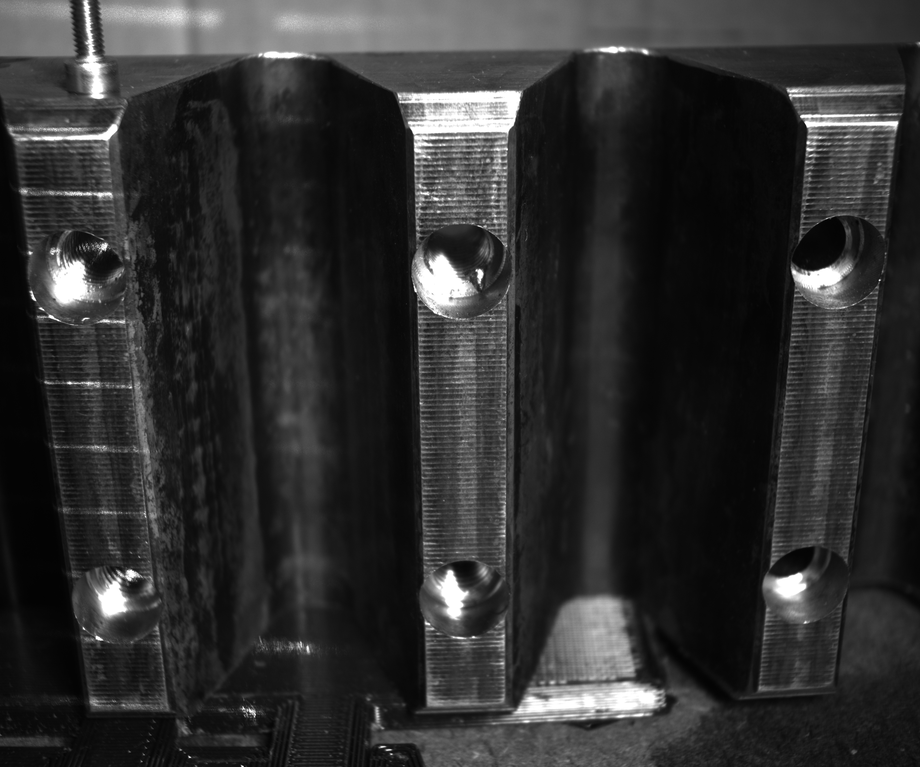
#> input picture images/opencv_frame_right0.tif, 920 x 767 px, shrunk from 2464 x 2056 before the run, found by its file name
$ python test_sobel.py   (older library calls are emulated)
#> lines starting #> are read from the running program, lines starting #| are printed output that depends on the picture
import cv2
import numpy as np
import os

window_name = ('Sobel Demo - Simple Edge Detector')
scale = 1
delta = 0
ddepth = cv2.CV_16S


path='/home/santana/Desktop/genieCam/images/'

# Load the image
#src=cv2.imread('opencv_frame_right0.tif')
img_name='opencv_frame_right0.tif'
src=cv2.imread(os.path.join(path, img_name))
#> src is the input picture: shape (767, 920, 3); min 0, max 255, mean 47.3
src = cv2.GaussianBlur(src, (3, 3), 0)

gray = cv2.cvtColor(src, cv2.COLOR_BGR2GRAY)

grad_x = cv2.Sobel(gray, ddepth, 1, 0, ksize=3, scale=scale, delta=delta, borderType=cv2.BORDER_DEFAULT)
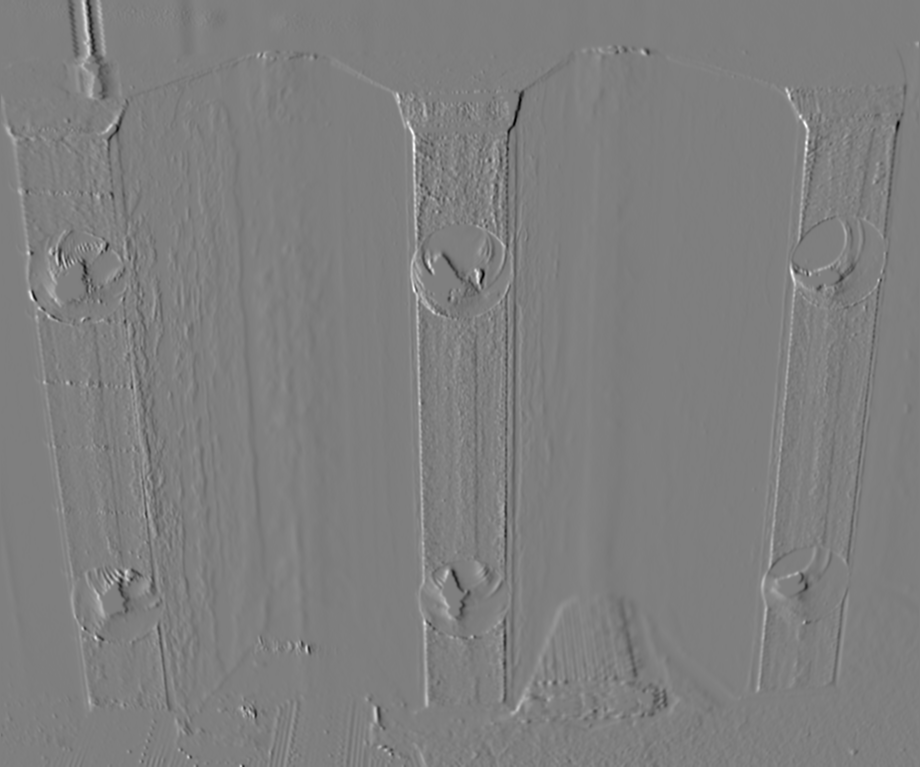
#> grad_x: shape (767, 920) int16; min -625, max 629, mean 0; drawn with min black and max white
# Gradient-Y
# grad_y = cv.Scharr(gray,ddepth,0,1)
grad_y = cv2.Sobel(gray, ddepth, 0, 1, ksize=3, scale=scale, delta=delta, borderType=cv2.BORDER_DEFAULT)
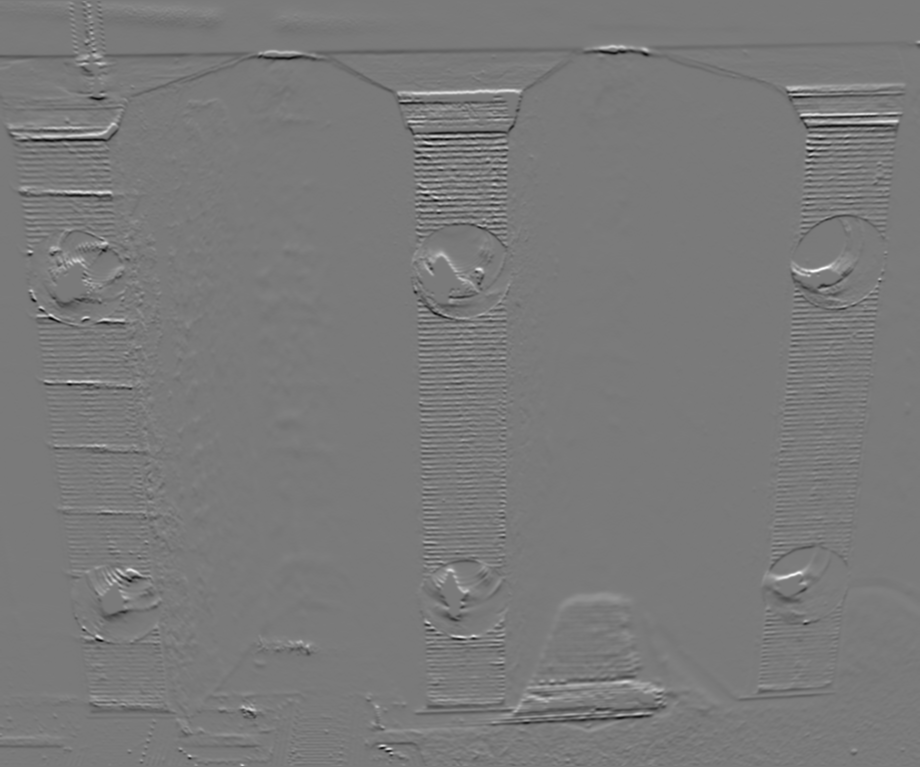
#> grad_y: shape (767, 920) int16; min -600, max 652, mean -0.7; drawn with min black and max white


abs_grad_x = cv2.convertScaleAbs(grad_x)
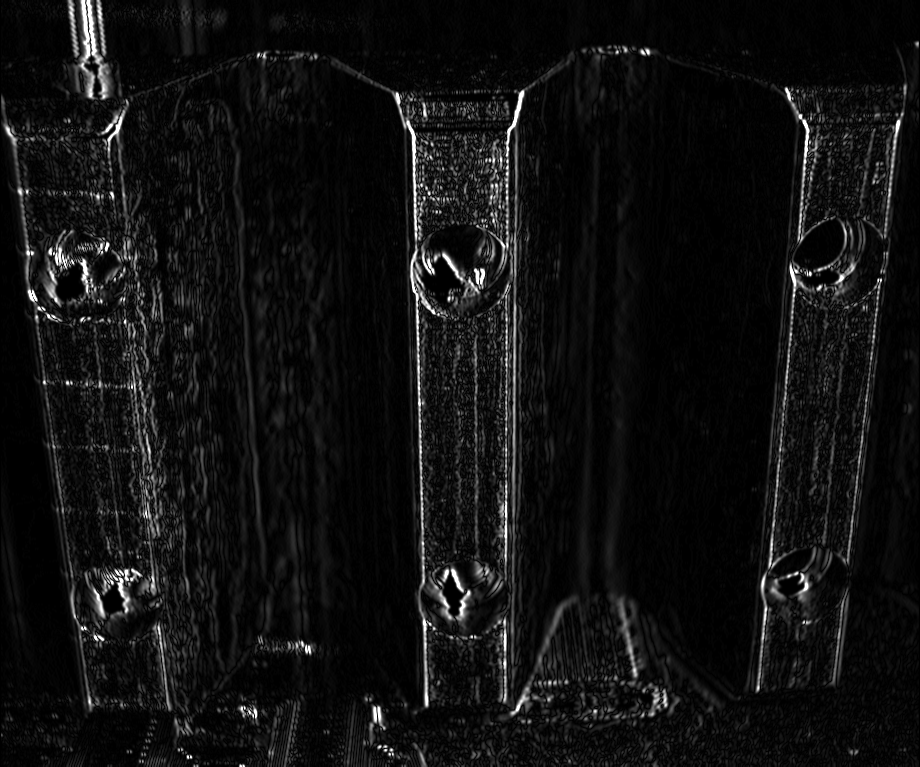
#> abs_grad_x: shape (767, 920); min 0, max 255, mean 16.6
abs_grad_y = cv2.convertScaleAbs(grad_y)
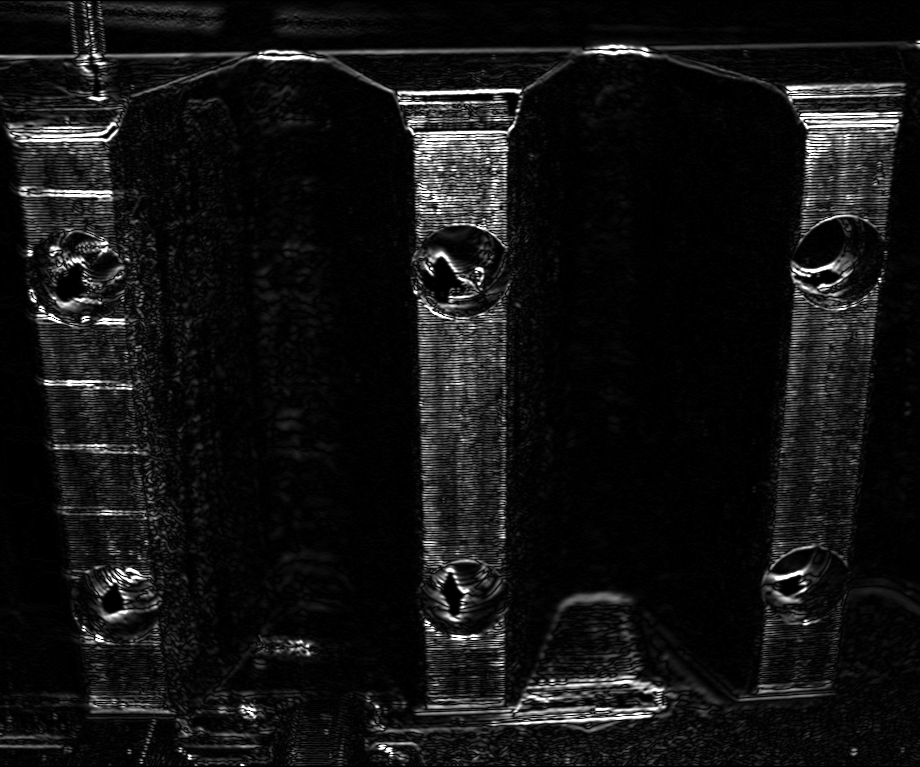
#> abs_grad_y: shape (767, 920); min 0, max 255, mean 19.1


grad = cv2.addWeighted(abs_grad_x, 0.5, abs_grad_y, 0.5, 0)
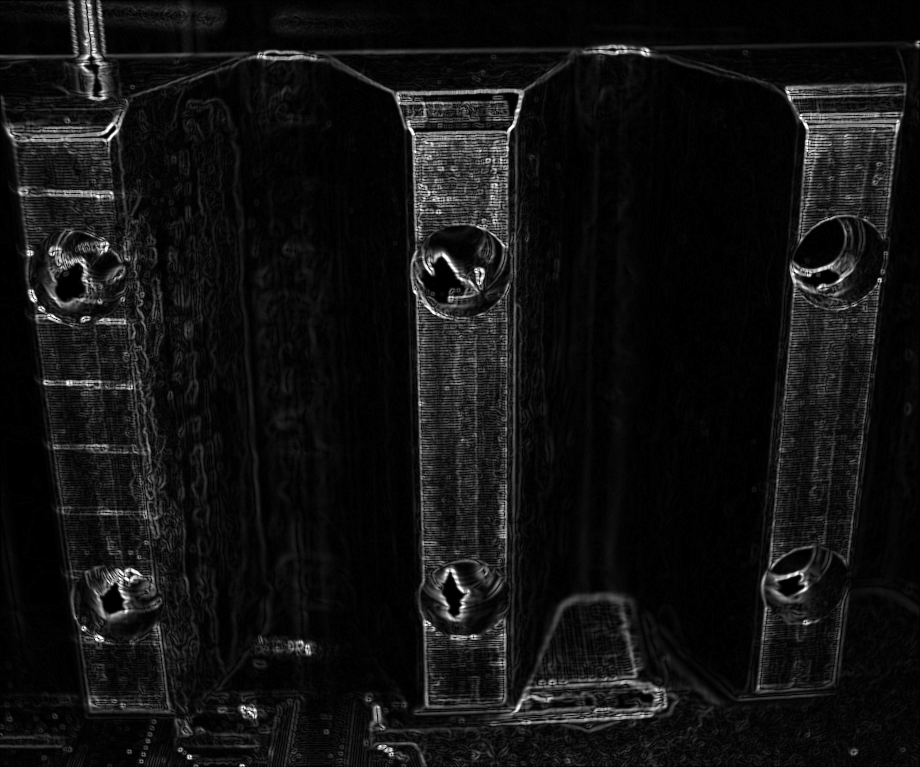
#> grad: shape (767, 920); min 0, max 255, mean 17.8


cv2.imshow(window_name, grad)
cv2.imwrite('sobel.png',grad)
cv2.waitKey(0)

$ run again, with images/opencv_frame_right1.tif copied over images/opencv_frame_right0.tif
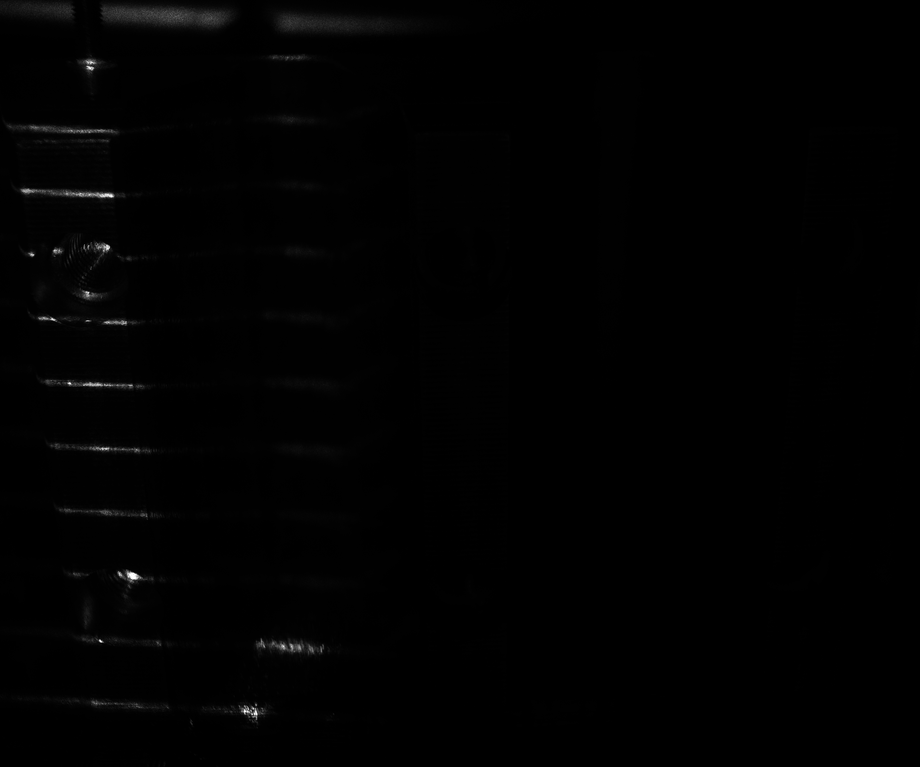
#> input picture images/opencv_frame_right1.tif, 920 x 767 px, shrunk from 2464 x 2056 before the run, found by its file name
#> src is the input picture: shape (767, 920, 3); min 0, max 255, mean 1.4
#> `grad_x = cv2.Sobel(gray, ddepth, 1, 0, ksize=3, scale=scale, delta=del..`:
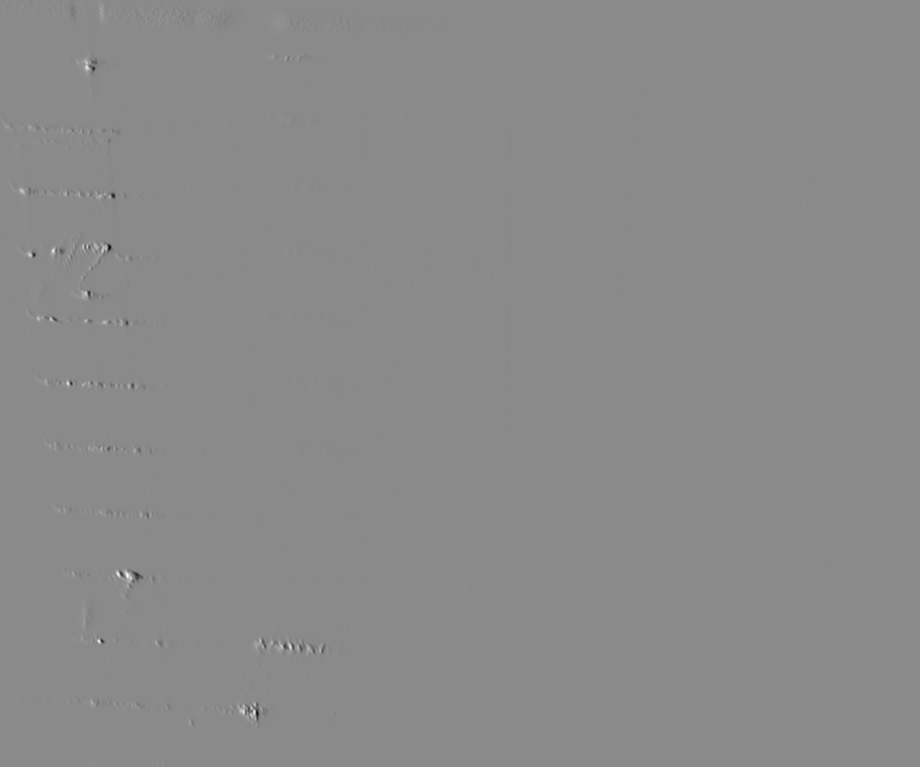
#> grad_x: shape (767, 920) int16; min -553, max 466, mean 0; drawn with min black and max white

$ run again, with images/opencv_frame_right2.tif copied over images/opencv_frame_right0.tif
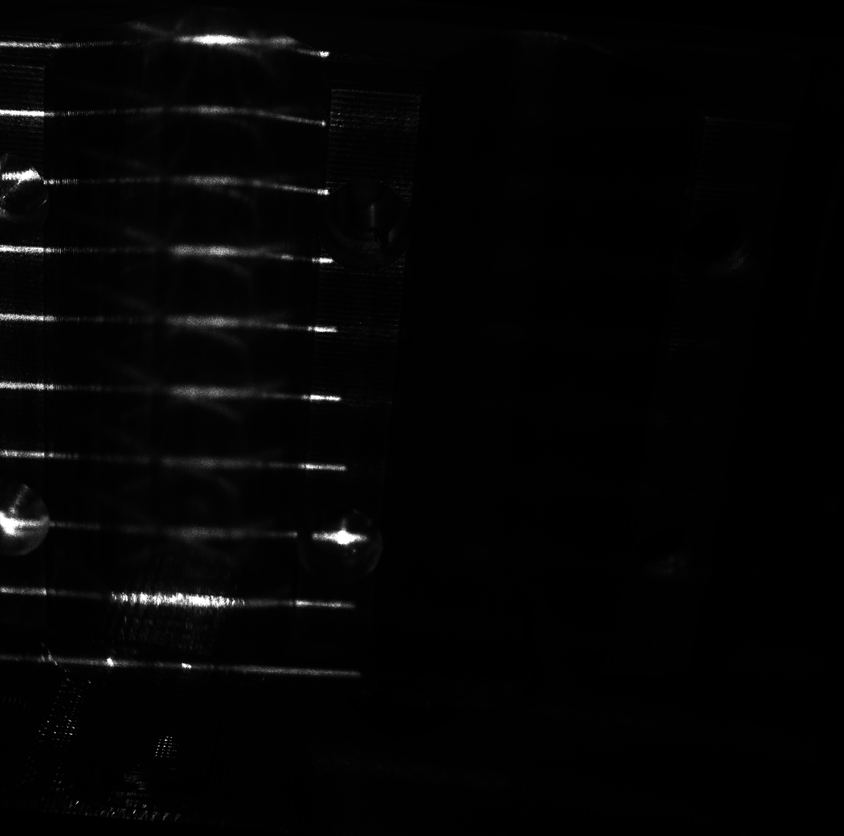
#> input picture images/opencv_frame_right2.tif, 844 x 836 px, shrunk from 2064 x 2046 before the run, found by its file name
#> src is the input picture: shape (836, 844, 3); min 0, max 255, mean 4.5
#> `grad_x = cv2.Sobel(gray, ddepth, 1, 0, ksize=3, scale=scale, delta=del..`:
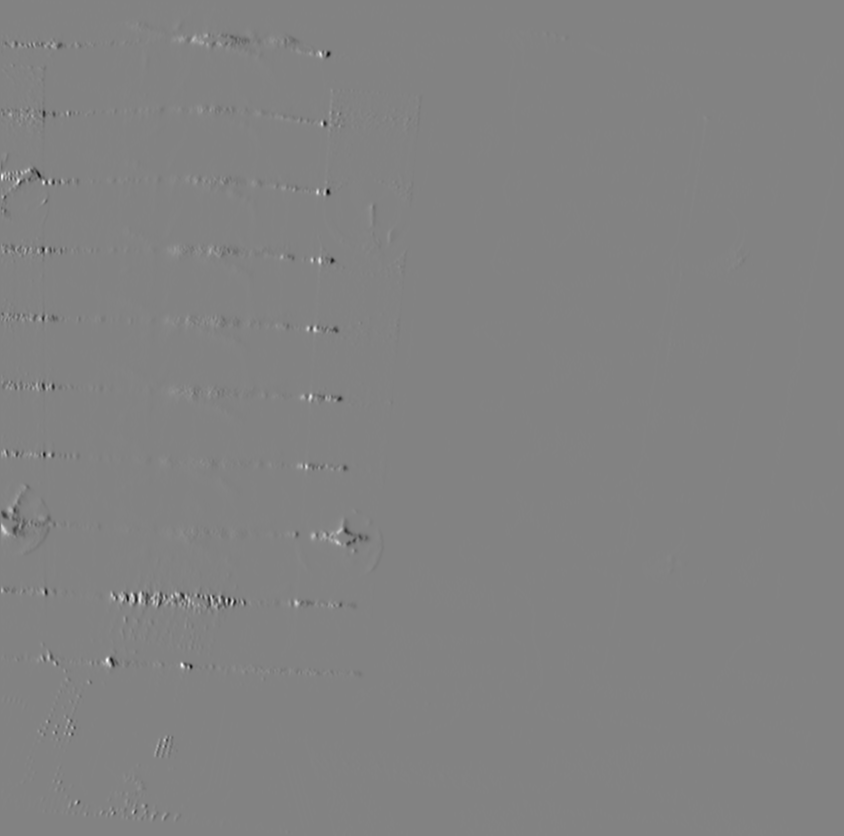
#> grad_x: shape (836, 844) int16; min -583, max 552, mean -0.2; drawn with min black and max white
#> `grad = cv2.addWeighted(abs_grad_x, 0.5, abs_grad_y, 0.5, 0)`:
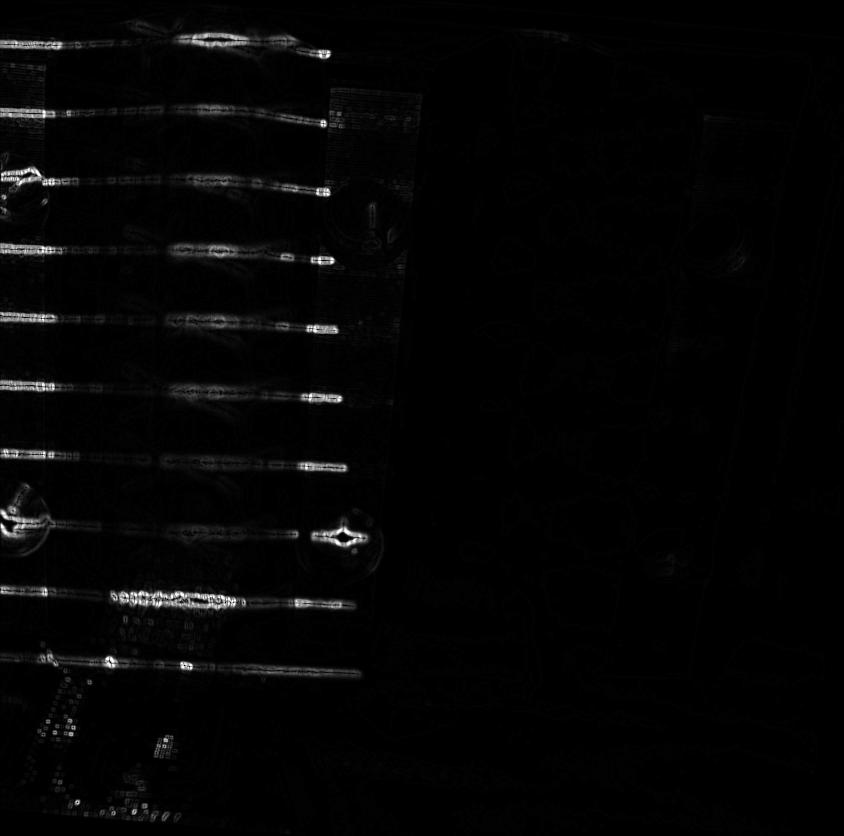
#> grad: shape (836, 844); min 0, max 255, mean 4.5

$ run again, with images/opencv_frame_left0.tif copied over images/opencv_frame_right0.tif
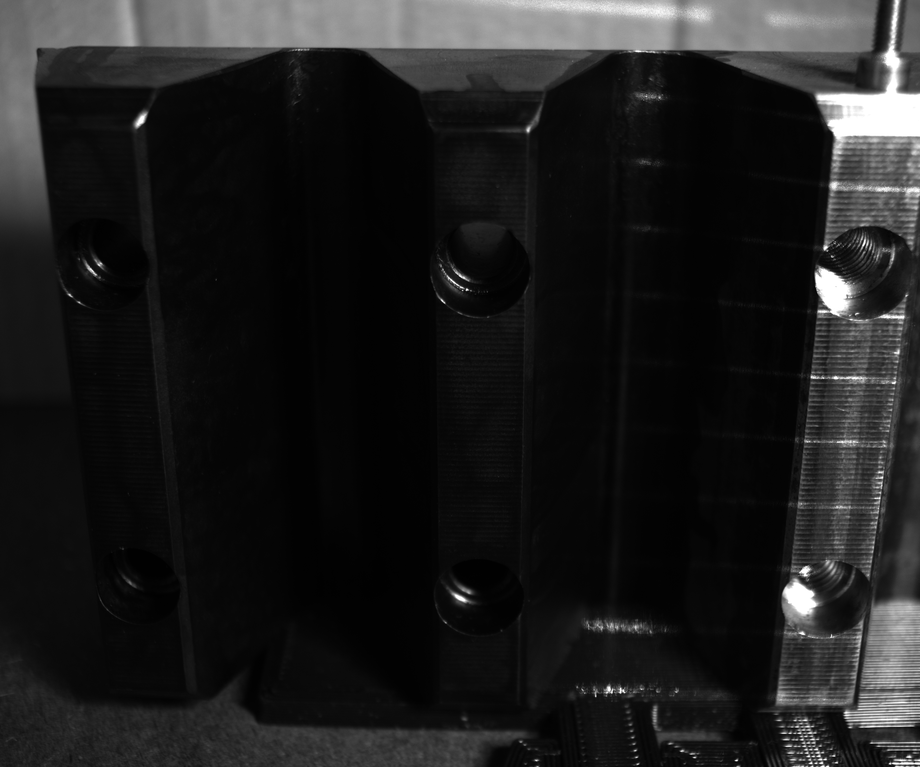
#> input picture images/opencv_frame_left0.tif, 920 x 767 px, shrunk from 2464 x 2056 before the run, found by its file name
#> src is the input picture: shape (767, 920, 3); min 1, max 255, mean 30.3
#> `grad_y = cv2.Sobel(gray, ddepth, 0, 1, ksize=3, scale=scale, delta=del..`:
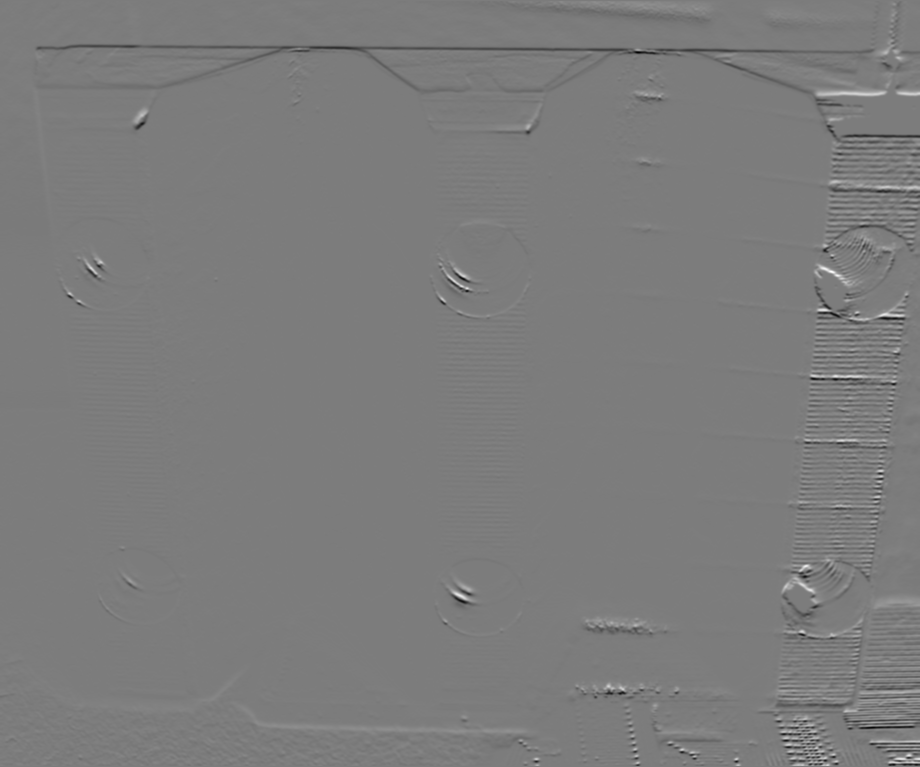
#> grad_y: shape (767, 920) int16; min -595, max 622, mean -1.1; drawn with min black and max white
#> `grad = cv2.addWeighted(abs_grad_x, 0.5, abs_grad_y, 0.5, 0)`:
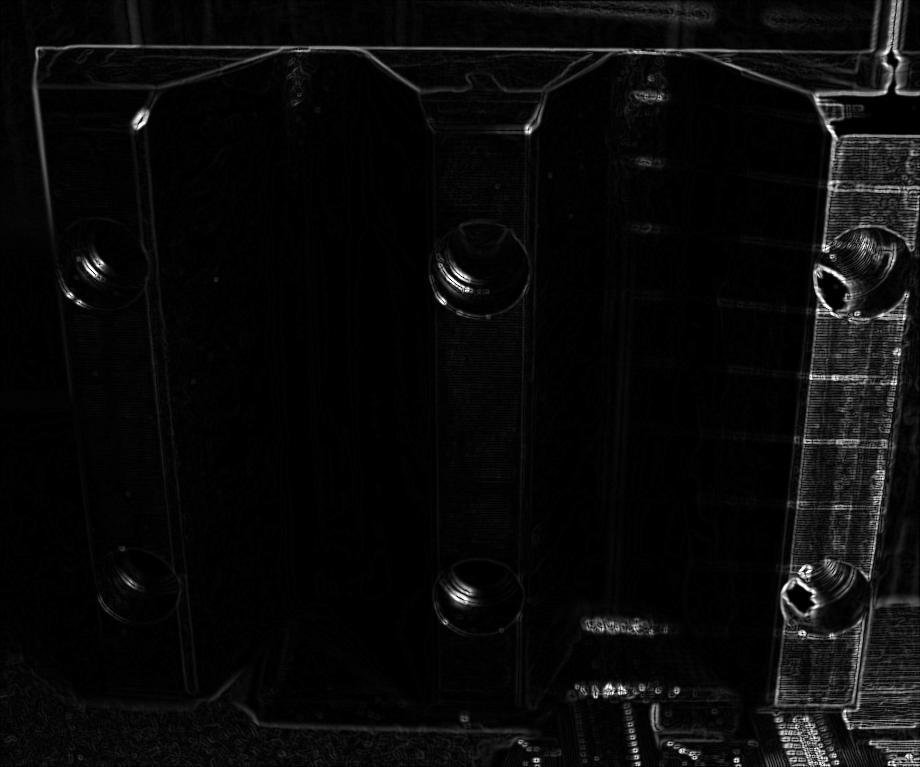
#> grad: shape (767, 920); min 0, max 255, mean 9.8
